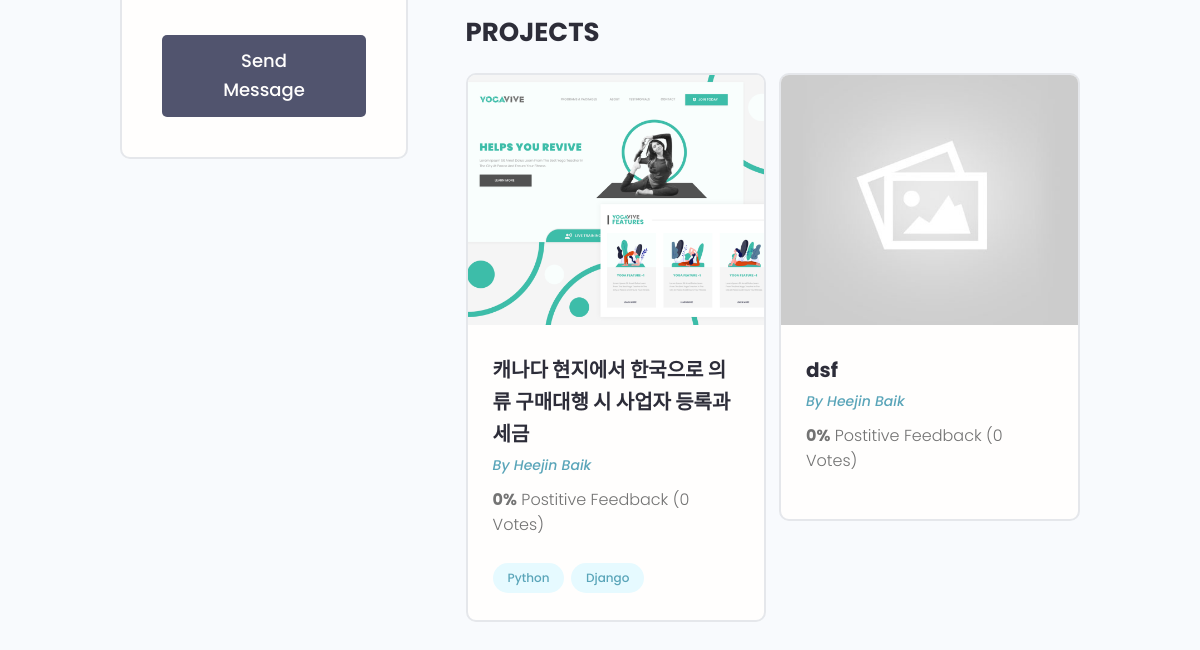
/profile/0e59fa39-66ab-42cf-b9cc-a9421b025dbd/ (lower part), run on an earlier commit of the app's database.
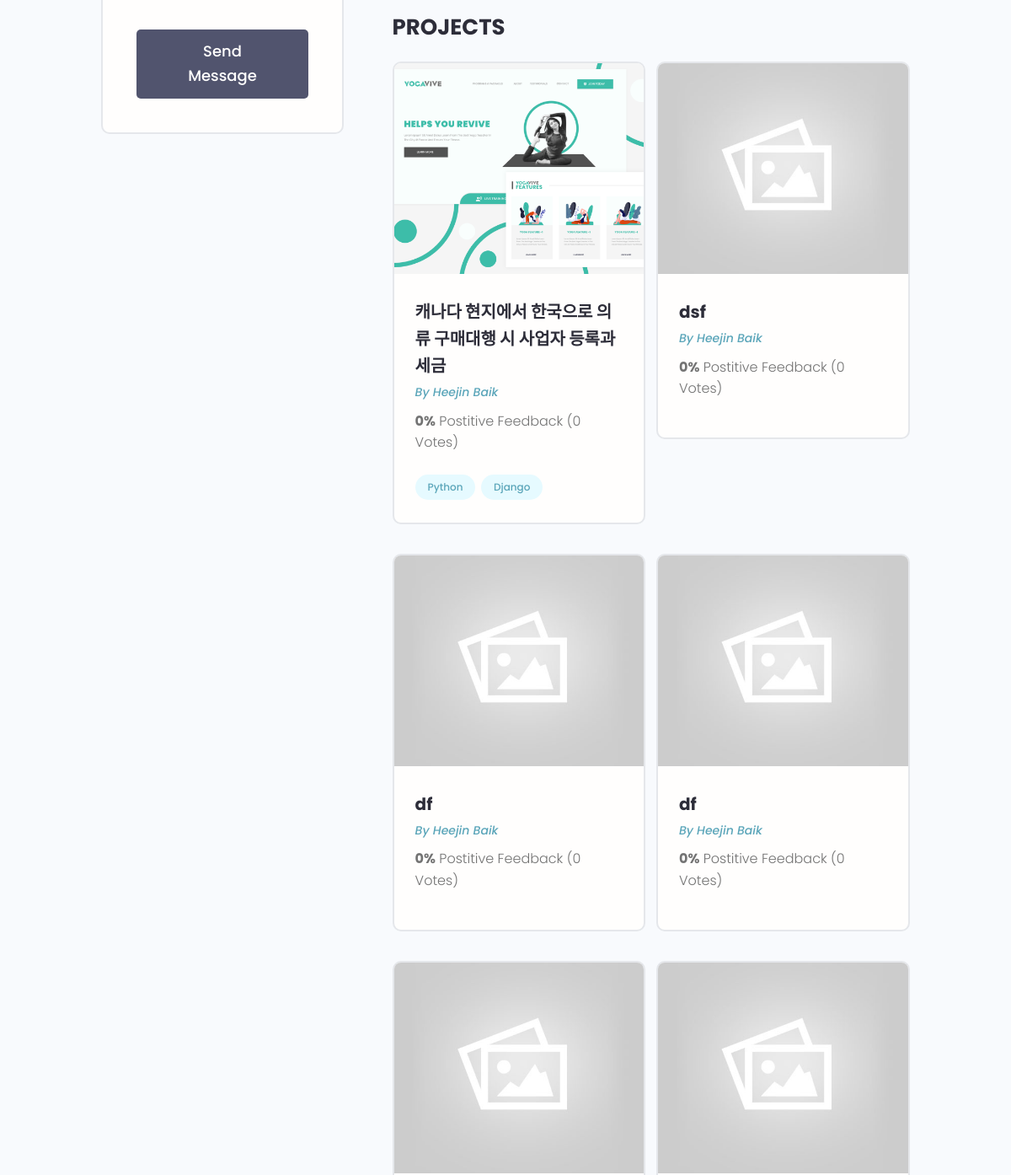
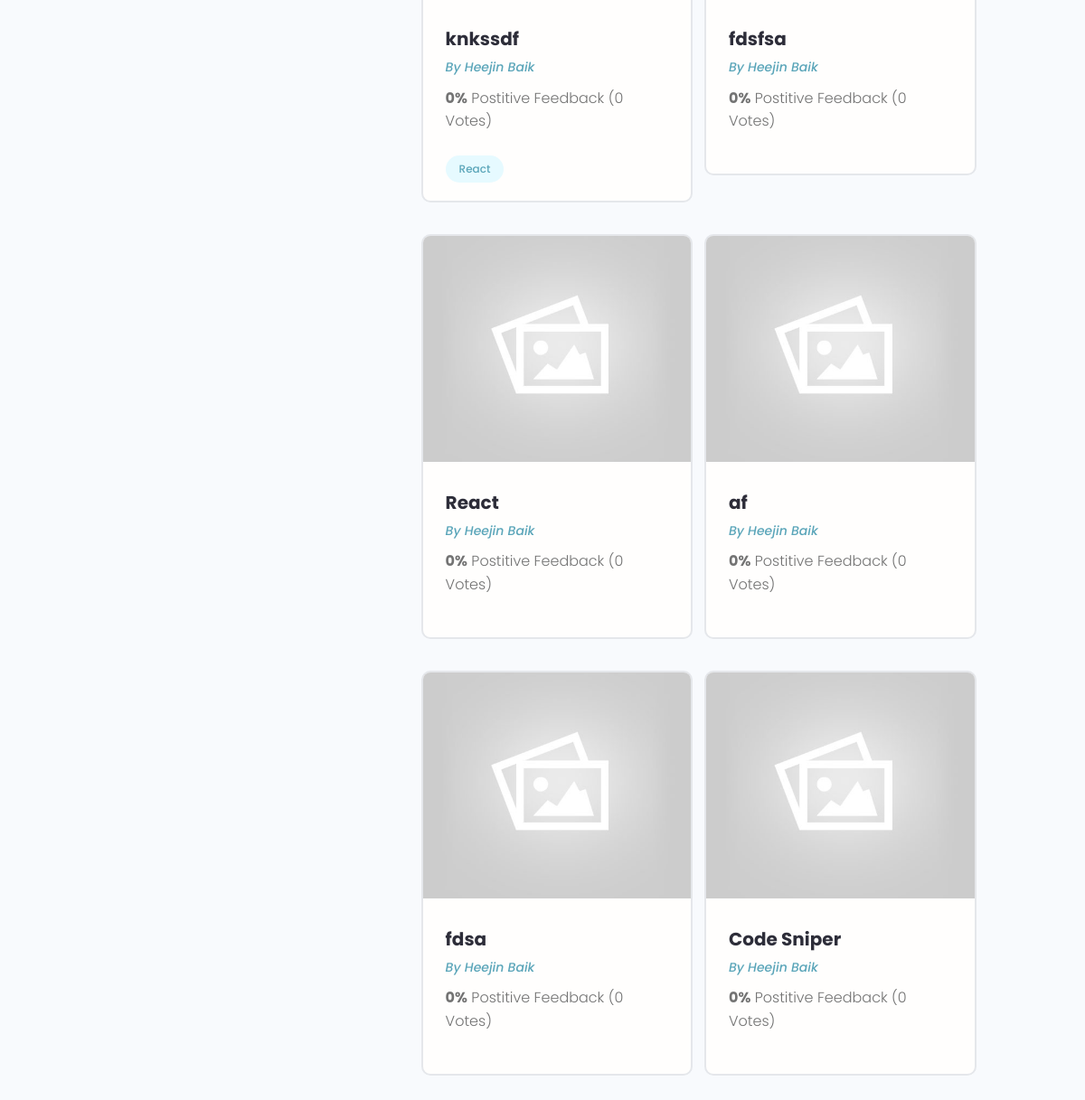
And on a later commit of the database (2 pictures, top to bottom).
### projects/models.py (models this page shows, shortened)
class Project(models.Model):
    owner = models.ForeignKey(
        Profile, null=True, blank=True, on_delete=models.SET_NULL)
    title = models.CharField(max_length=200)
    description = models.TextField(null=True, blank=True)
    featured_image = models.ImageField(
        null=True, blank=True, default="default.jpg")
    demo_link = models.CharField(max_length=2000, null=True, blank=True)
    source_link = models.CharField(max_length=2000, null=True, blank=True)
    tags = models.ManyToManyField('Tag', blank=False, null=False)
    vote_total = models.IntegerField(default=0, null=True, blank=True)
    vote_ratio = models.IntegerField(default=0, null=True, blank=True)
    created = models.DateTimeField(auto_now_add=True)
    id = models.UUIDField(default=uuid.uuid4, unique=True,
                          primary_key=True, editable=False)

class Tag(models.Model):
    name = models.CharField(max_length=200)
    created = models.DateTimeField(auto_now_add=True)
    id = models.UUIDField(default=uuid.uuid4, unique=True,
                          primary_key=True, editable=False)
    def __str__(self):
        return self.name

### users/models.py (models this page shows, shortened)
class Profile(models.Model):
    user = models.OneToOneField(
        User, on_delete=models.CASCADE, null=True, blank=True)
    name = models.CharField(max_length=200, blank=True, null=True)
    email = models.EmailField(max_length=500, blank=True, null=True)
    username = models.CharField(max_length=200, blank=True, null=True)
    location = models.CharField(max_length=200, blank=True, null=True)
    short_intro = models.CharField(max_length=200, blank=True, null=True)
    bio = models.TextField(blank=True, null=True)
    profile_image = models.ImageField(
        null=True, blank=True, upload_to='profiles/', default="profiles/user-default.png")
    social_github = models.CharField(max_length=200, blank=True, null=True)
    social_twitter = models.CharField(max_length=200, blank=True, null=True)
    social_linkedin = models.CharField(max_length=200, blank=True, null=True)
    social_youtube = models.CharField(max_length=200, blank=True, null=True)
    social_website = models.CharField(max_length=200, blank=True, null=True)
    created = models.DateTimeField(auto_now_add=True)
    id = models.UUIDField(default=uuid.uuid4, unique=True,
                          primary_key=True, editable=False)

### users/views.py (the view)
# urls.py: path('profile/<str:pk>/', views.userProfile, name="user-profile"),
def userProfile(request, pk):
    profile = Profile.objects.get(id=pk)
    topSkills = profile.skill_set.exclude(description__exact="")
    otherSkills = profile.skill_set.filter(description="")
    context = {'profile': profile, 'topSkills': topSkills,
               'otherSkills': otherSkills}
    return render(request, 'users/user-profile.html', context)

### users/models.py (called while the page is built)
    def __str__(self):
        return str(self.name)

### users/templates/users/user-profile.html (shortened to what this page needs)
{% extends 'main.html' %}
{% block content %}
<main class="profile my-md">
    <div class="container">
        <div class="layout">
            <div class="column column--1of3">
                <div class="card text-center">
                    <div class="card__body dev">
                        <ul class="dev__social">
                        </ul>
                        <a href="#" class="btn btn--sub btn--lg">Send Message </a>
                    </div>
                </div>
            </div>
            <div class="column column--2of3">
                <div class="devInfo">
                    <h3 class="devInfo__title">Projects</h3>
                    <div class="grid grid--two">
                        {% for project in profile.project_set.all %}
                        <div class="column">
                            <div class="card project">
                                <a href="{% url 'project' project.id %}" class="project">
                                    <img class="project__thumbnail" src="{{project.featured_image.url}}"
                                        alt="project thumbnail" />
                                    <div class="card__body">
                                        <h3 class="project__title">{{project.title}}</h3>
                                        <p><a class="project__author"
                                                href="{% url 'user-profile' project.owner.id %}">By
                                                {{project.owner.name}}</a>
                                        </p>
                                        <p class="project--rating">
                                            <span style="font-weight: bold;">{{project.vote_ratio}}%</span> Postitive
                                            Feedback ({{project.vote_total}} Vote{{project.vote_total|pluralize:"s"}})
                                        </p>
                                        <div class="project__tags">
                                            {% for tag in project.tags.all %}
                                            <span class="tag tag--pill tag--main">
                                                <small>{{tag}}</small>
                                            </span>
                                            {% endfor %}
                                        </div>
                                    </div>
                                </a>
                            </div>
                        </div>
                        {% endfor %}
                    </div>
                </div>
            </div>
        </div>
    </div>
</main>
{% endblock content %}

What changed in the data, as far as the page shows it:
added Project: featured_image (placeholder picture), title "df", owner.name "Heejin Baik", vote_ratio "0", vote_total "0"
added Project: featured_image (placeholder picture), title "df", owner.name "Heejin Baik", vote_ratio "0", vote_total "0"
added Project: featured_image (placeholder picture), title "knkssdf", owner.name "Heejin Baik", vote_ratio "0", vote_total "0"
now on this page (row unchanged): Tag: name "React", shown under "knkssdf"
added Project: featured_image (placeholder picture), title "fdsfsa", owner.name "Heejin Baik", vote_ratio "0", vote_total "0"
added Project: featured_image (placeholder picture), title "React", owner.name "Heejin Baik", vote_ratio "0", vote_total "0"
added Project: featured_image (placeholder picture), title "af", owner.name "Heejin Baik", vote_ratio "0", vote_total "0"
added Project: featured_image (placeholder picture), title "fdsa", owner.name "Heejin Baik", vote_ratio "0", vote_total "0"
added Project: featured_image (placeholder picture), title "Code Sniper", owner.name "Heejin Baik", vote_ratio "0", vote_total "0"
